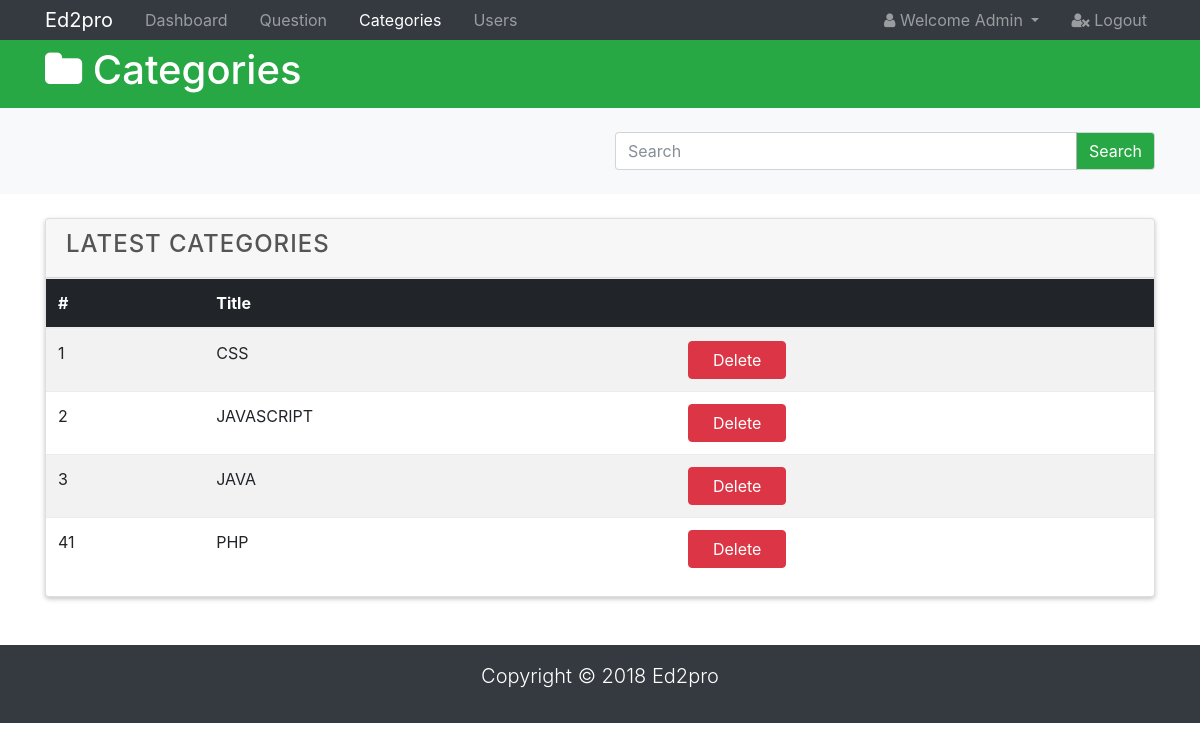
The app's page /admin/categories.php (signed in) with its own data.
### tables this page shows
CREATE TABLE `subject` (
  `sub_id` int(20) NOT NULL,
  `sub_name` varchar(50) NOT NULL,
  `sub_status` int(10) NOT NULL DEFAULT '1'
);

### admin/categories.php (the view, shortened to what this page needs)
<!DOCTYPE html>
<html lang="en">
<head>
  <link rel="stylesheet" href="css/font-awesome.min.css">
  <link rel="stylesheet" href="css/bootstrap.css">
  <link rel="stylesheet" href="css/style.css">
</head>
<body>
  <nav class="navbar navbar-expand-sm navbar-dark bg-dark p-0">
    <div class="container">
      <a href="index.php" class="navbar-brand">Ed2pro</a>
      <div class="collapse navbar-collapse" id="navbarNav">
        <ul class="navbar-nav">
          <li class="nav-item px-2">
            <a href="index.php" class="nav-link">Dashboard</a>
          </li>
          <li class="nav-item px-2">
            <a href="questions.php" class="nav-link">Question</a>
          </li>
          <li class="nav-item px-2">
            <a href="categories.php" class="nav-link active">Categories</a>
          </li>
          <li class="nav-item px-2">
            <a href="users.php" class="nav-link">Users</a>
          </li>
        </ul>
        <ul class="navbar-nav ml-auto">
          <li class="nav-item dropdown mr-3">
            <a href="#" class="nav-link dropdown-toggle" data-toggle="dropdown">
              <i class="fa fa-user"></i> Welcome <span id="user">Admin</span>
            </a>
          </li>
          <li class="nav-item">
            <a href="logout.php" class="nav-link">
              <i class="fa fa-user-times"></i> Logout
            </a>
          </li>
        </ul>
      </div>
    </div>
  </nav>
  <header id="main-header" class="py-2 bg-success text-white">
    <div class="container">
      <div class="row">
        <div class="col-md-6">
          <h1><i class="fa fa-folder"></i> Categories</h1>
        </div>
      </div>
    </div>
  </header>
  <section id="action" class="py-4 mb-4 bg-light">
    <div class="container">
      <div class="row">
        <div class="col-md-6 ml-auto">
          <div class="input-group">
            <input type="text" class="form-control" placeholder="Search">
            <span class="input-group-btn">
              <button class="btn btn-success">Search</button>
            </span>
          </div>
        </div>
      </div>
    </div>
  </section>
  <section id="posts">
    <div class="container">
      <div class="row">
        <div class="col">
          <div class="card">
            <div class="card-header">
              <h4>Latest Categories</h4>
            </div>
            <table class="table table-striped">
              <thead class="thead-inverse">
                <tr>
                  <th>#</th>
                  <th>Title</th>
                  <th></th>
                </tr>
              </thead>
              <tbody>
              <?php
                include './includes/db.inc.php';
                $q1 = 'SELECT * FROM `subject`';
                $result = mysqli_query($conn, $q1);
                while($row = mysqli_fetch_array($result)){
                  echo '<tr>';
                  echo '<td scope="row">';
                  echo $row['sub_id'];
                  echo '</td> <td class="text-uppercase">';
                  echo $row['sub_name'];
                  echo '</td> <td>';
                  echo '<a href="./includes/deleteSubject.inc.php?subID='.$row['sub_id'].'" class="btn btn-danger px-4" id="deleteBtn">Delete</a>';
                  echo '</td>';
                  echo '</tr>';
                }
              ?>
              </tbody>
            </table>
          </div>
        </div>
      </div>
    </div>
  </section>
  <footer id="main-footer" class="bg-dark text-white mt-5 p-3">
    <div class="conatiner">
      <div class="row">
        <div class="col">
          <p class="lead text-center">Copyright &copy; 2018 Ed2pro</p>
        </div>
      </div>
    </div>
  </footer>
</body>
</html>

### admin/css/style.css (style rules this page uses)
.card-header h4 { text-transform: uppercase; letter-spacing: 1px; color: #555; }
.card { box-shadow: 0px 2px 5px rgba(0,0,0,0.23); }

### records on screen
subject: sub_id "1", sub_name "CSS"
subject: sub_id "2", sub_name "JAVASCRIPT"
subject: sub_id "3", sub_name "JAVA"
subject: sub_id "41", sub_name "PHP"
